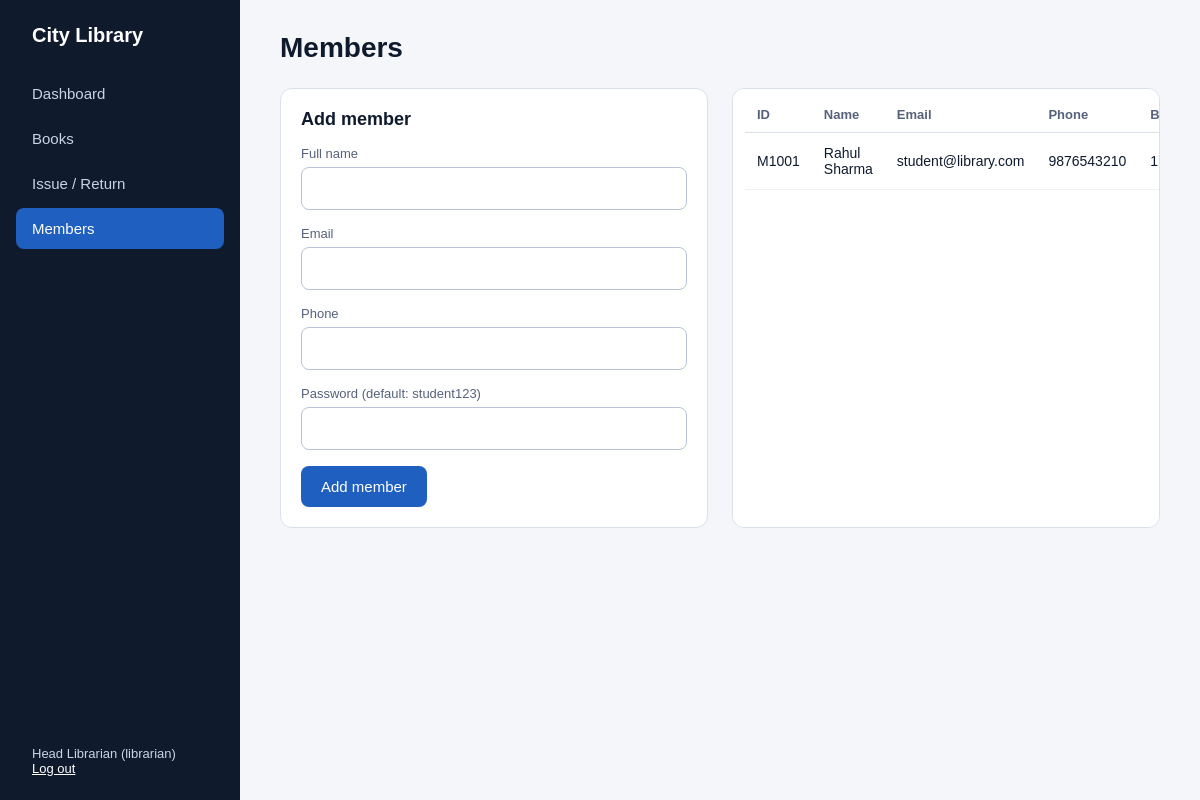
/members (signed in), run on the app's committed database.
### tables this page shows
CREATE TABLE members (
    id INTEGER PRIMARY KEY AUTOINCREMENT,
    user_id INTEGER NOT NULL UNIQUE REFERENCES users(id),
    member_code TEXT NOT NULL UNIQUE,
    phone TEXT
);

CREATE TABLE users (
    id INTEGER PRIMARY KEY AUTOINCREMENT,
    name TEXT NOT NULL,
    email TEXT NOT NULL UNIQUE,
    password_hash TEXT NOT NULL,
    role TEXT NOT NULL CHECK (role IN ('librarian', 'student'))
);

### app.py (the view, shortened to what this page needs)
@app.route("/members", methods=["GET", "POST"])
@login_required("librarian")
def members():
    rows = db().execute(
        """SELECT m.member_code, m.phone, u.name, u.email,
           (SELECT COUNT(*) FROM loans l WHERE l.member_id = m.id AND l.status='issued') AS active_loans
           FROM members m JOIN users u ON u.id = m.user_id ORDER BY m.id""").fetchall()
    return render_template("members.html", members=rows, max_books=MAX_BOOKS)

### app.py (called while the page is built)
def db():
    if "db" not in g:
        g.db = sqlite3.connect(DB_PATH)
        g.db.row_factory = sqlite3.Row
    return g.db

def login_required(role=None):
    def decorator(view):
        @wraps(view)
        def wrapped(*args, **kwargs):
            if "user_id" not in session:
                return redirect(url_for("login"))
            if role and session.get("role") != role:
                flash("You do not have permission to open that page.", "error")
                return redirect(url_for("home"))
            return view(*args, **kwargs)
        return wrapped
    return decorator

### templates/members.html (shortened to what this page needs)
{% extends "base.html" %}
{% block content %}
<div class="top"><h1>Members</h1></div>
<div class="grid2">
  <form class="card" method="post">
    <h2 style="margin-bottom:16px">Add member</h2>
    <div class="field"><label for="name">Full name</label><input id="name" name="name" required></div>
    <div class="field"><label for="email">Email</label><input id="email" name="email" type="email" required></div>
    <div class="field"><label for="phone">Phone</label><input id="phone" name="phone"></div>
    <div class="field"><label for="password">Password (default: student123)</label><input id="password" name="password" type="password"></div>
    <button class="btn" type="submit">Add member</button>
  </form>
  <div class="card wide">
    <table>
      <tr><th>ID</th><th>Name</th><th>Email</th><th>Phone</th><th>Books</th></tr>
      {% for m in members %}
      <tr><td>{{ m.member_code }}</td><td>{{ m.name }}</td><td>{{ m.email }}</td><td>{{ m.phone }}</td><td>{{ m.active_loans }} / {{ max_books }}</td></tr>
      {% endfor %}
    </table>
  </div>
</div>
{% endblock %}

### static/style.css (style rules this page uses)
* { box-sizing: border-box; }
body { margin: 0; font-family: Arial, Helvetica, sans-serif; background: #F4F6FA; color: #0F1B2D; }
.top { display: flex; justify-content: space-between; align-items: center; gap: 12px; }
h1 { margin: 0; font-size: 28px; }
h2 { margin: 0; font-size: 18px; }
.card { background: #fff; border: 1px solid #D9E0EC; border-radius: 12px; padding: 20px; }
table { width: 100%; border-collapse: collapse; }
th { text-align: left; font-size: 13px; color: #55627A; padding: 10px 12px; border-bottom: 1px solid #D9E0EC; }
td { font-size: 14px; padding: 12px; border-bottom: 1px solid #EEF1F7; }
.wide { overflow-x: auto; padding: 8px 12px; }
input, select { border: 1px solid #B8C3D9; border-radius: 8px; padding: 12px; font-size: 15px; width: 100%; background: #fff; color: #0F1B2D; }
label { display: block; font-size: 13px; color: #55627A; margin-bottom: 6px; }
.field { margin-bottom: 16px; }
.btn { display: inline-block; background: #1F5FBF; color: #fff; border: 0; border-radius: 8px; padding: 12px 20px; font-size: 15px; cursor: pointer; text-decoration: none; }
.grid2 { display: grid; grid-template-columns: 1fr 1fr; gap: 24px; }

### data on the page
members: member_code "M1001", name "Rahul Sharma", email "student@library.com", phone "9876543210", active_loans "1…"

### other printed values
{{ session.name }} "Head Librarian"
{{ session.role }} "librarian"
